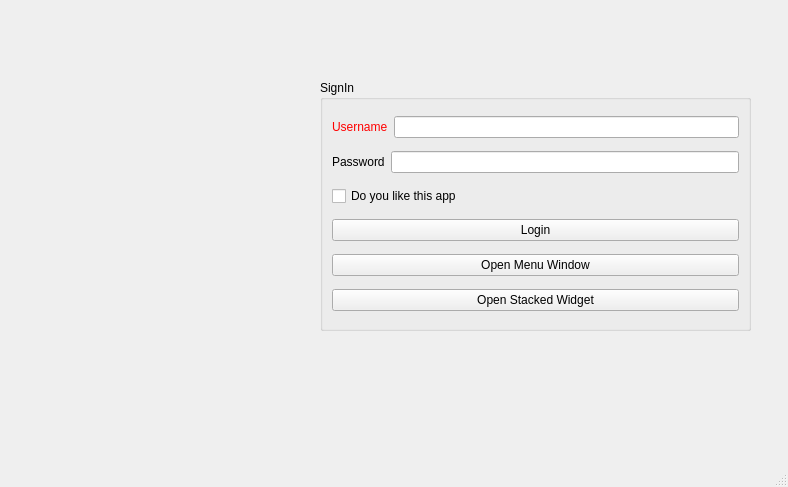
<?xml version="1.0" encoding="UTF-8"?>
<ui version="4.0">
 <class>MainWindow</class>
 <widget class="QMainWindow" name="MainWindow">
  <property name="geometry">
   <rect>
    <x>0</x>
    <y>0</y>
    <width>788</width>
    <height>487</height>
   </rect>
  </property>
  <property name="windowTitle">
   <string>MainWindow</string>
  </property>
  <widget class="QWidget" name="centralwidget">
   <widget class="QGroupBox" name="groupBox">
    <property name="geometry">
     <rect>
      <x>320</x>
      <y>80</y>
      <width>431</width>
      <height>251</height>
     </rect>
    </property>
    <property name="title">
     <string>SignIn</string>
    </property>
    <layout class="QVBoxLayout" name="verticalLayout_2">
     <item>
      <layout class="QVBoxLayout" name="verticalLayout">
       <item>
        <layout class="QHBoxLayout" name="horizontalLayout">
         <item>
          <widget class="QLabel" name="labelusername">
           <property name="text">
            <string>&lt;font color=red&gt;Username&lt;font&gt;</string>
           </property>
          </widget>
         </item>
         <item>
          <widget class="QLineEdit" name="lineEditusername"/>
         </item>
        </layout>
       </item>
      </layout>
     </item>
     <item>
      <layout class="QHBoxLayout" name="horizontalLayout_2">
       <item>
        <widget class="QLabel" name="label_password">
         <property name="text">
          <string>Password</string>
         </property>
        </widget>
       </item>
       <item>
        <widget class="QLineEdit" name="lineEdit_password">
         <property name="echoMode">
          <enum>QLineEdit::Password</enum>
         </property>
        </widget>
       </item>
      </layout>
     </item>
     <item>
      <widget class="QCheckBox" name="checkBox">
       <property name="text">
        <string>Do you like this app</string>
       </property>
      </widget>
     </item>
     <item>
      <widget class="QPushButton" name="loginButton">
       <property name="styleSheet">
        <string notr="true">font: 25 11pt &quot;Umpush&quot;;</string>
       </property>
       <property name="text">
        <string>Login</string>
       </property>
      </widget>
     </item>
     <item>
      <widget class="QPushButton" name="pushButton">
       <property name="text">
        <string>Open Menu Window</string>
       </property>
      </widget>
     </item>
     <item>
      <widget class="QPushButton" name="pushButton_2">
       <property name="text">
        <string>Open Stacked Widget</string>
       </property>
      </widget>
     </item>
    </layout>
   </widget>
   <widget class="QLabel" name="labelImage">
    <property name="geometry">
     <rect>
      <x>40</x>
      <y>100</y>
      <width>221</width>
      <height>221</height>
     </rect>
    </property>
    <property name="text">
     <string/>
    </property>
   </widget>
  </widget>
  <widget class="QMenuBar" name="menubar">
   <property name="geometry">
    <rect>
     <x>0</x>
     <y>0</y>
     <width>788</width>
     <height>22</height>
    </rect>
   </property>
  </widget>
  <widget class="QStatusBar" name="statusbar"/>
 </widget>
 <resources/>
 <connections/>
</ui>
